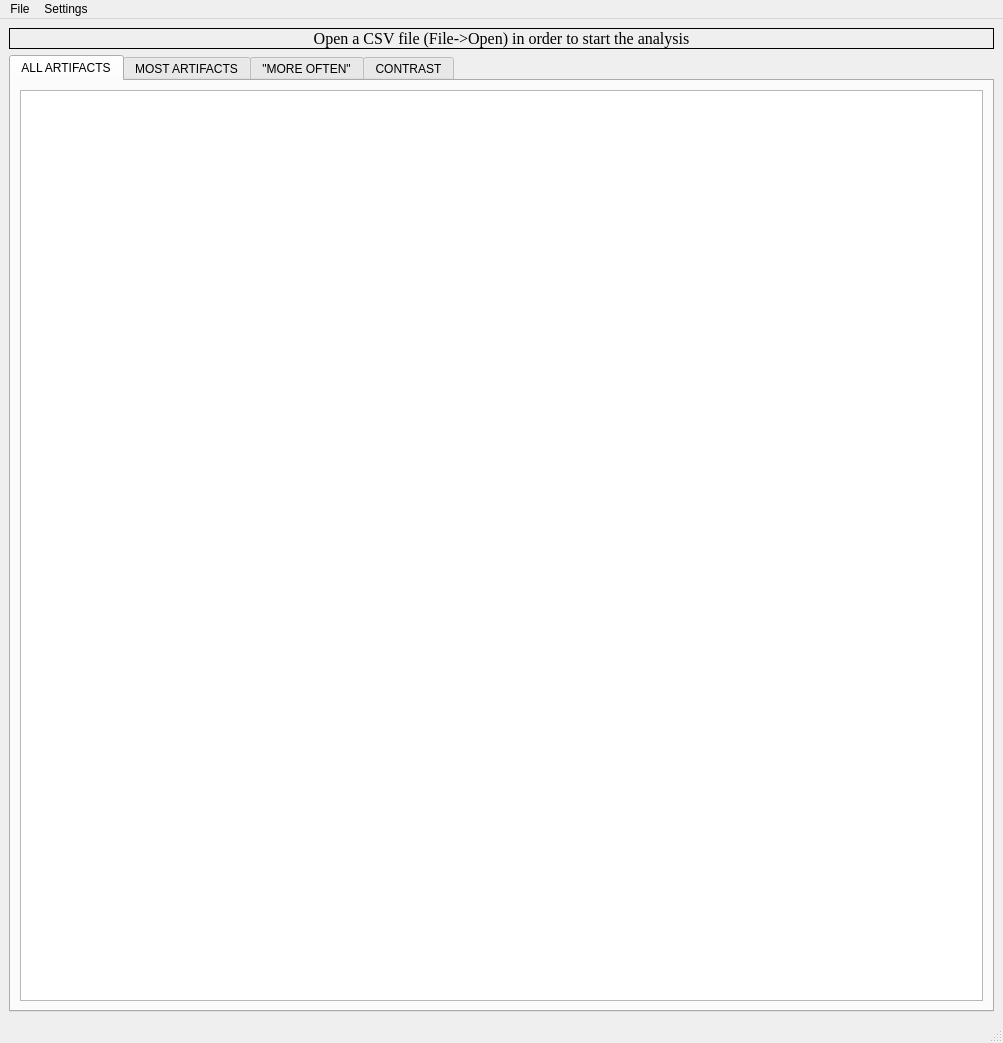
<?xml version="1.0" encoding="UTF-8"?>
<ui version="4.0">
 <class>MainWindow</class>
 <widget class="QMainWindow" name="MainWindow">
  <property name="geometry">
   <rect>
    <x>0</x>
    <y>0</y>
    <width>1003</width>
    <height>1043</height>
   </rect>
  </property>
  <property name="windowTitle">
   <string>ARTIFACTS ANALYZER</string>
  </property>
  <widget class="QWidget" name="centralwidget">
   <layout class="QVBoxLayout" name="verticalLayout">
    <item>
     <widget class="QLabel" name="label_3">
      <property name="font">
       <font>
        <family>Times New Roman</family>
        <pointsize>12</pointsize>
       </font>
      </property>
      <property name="frameShape">
       <enum>QFrame::Box</enum>
      </property>
      <property name="text">
       <string>Open a CSV file (File-&gt;Open) in order to start the analysis</string>
      </property>
      <property name="alignment">
       <set>Qt::AlignCenter</set>
      </property>
      <property name="margin">
       <number>1</number>
      </property>
      <property name="indent">
       <number>-2</number>
      </property>
     </widget>
    </item>
    <item>
     <widget class="QTabWidget" name="tabWidget">
      <property name="currentIndex">
       <number>0</number>
      </property>
      <widget class="QWidget" name="tab_always">
       <property name="sizePolicy">
        <sizepolicy hsizetype="Expanding" vsizetype="Expanding">
         <horstretch>0</horstretch>
         <verstretch>0</verstretch>
        </sizepolicy>
       </property>
       <property name="font">
        <font>
         <pointsize>10</pointsize>
        </font>
       </property>
       <attribute name="title">
        <string>ALL ARTIFACTS</string>
       </attribute>
       <layout class="QHBoxLayout" name="horizontalLayout">
        <item>
         <layout class="QVBoxLayout" name="verticalLayout_2">
          <item>
           <widget class="QTextEdit" name="textEdit_all">
            <property name="readOnly">
             <bool>true</bool>
            </property>
           </widget>
          </item>
         </layout>
        </item>
       </layout>
      </widget>
      <widget class="QWidget" name="tab_most">
       <property name="sizePolicy">
        <sizepolicy hsizetype="Expanding" vsizetype="Expanding">
         <horstretch>0</horstretch>
         <verstretch>0</verstretch>
        </sizepolicy>
       </property>
       <attribute name="title">
        <string>MOST ARTIFACTS</string>
       </attribute>
       <layout class="QHBoxLayout" name="horizontalLayout_4">
        <item>
         <layout class="QVBoxLayout" name="verticalLayout_3">
          <item>
           <widget class="QTextEdit" name="textEdit_most">
            <property name="font">
             <font>
              <pointsize>10</pointsize>
             </font>
            </property>
            <property name="readOnly">
             <bool>true</bool>
            </property>
           </widget>
          </item>
         </layout>
        </item>
       </layout>
      </widget>
      <widget class="QWidget" name="tab_3">
       <property name="sizePolicy">
        <sizepolicy hsizetype="Expanding" vsizetype="Expanding">
         <horstretch>0</horstretch>
         <verstretch>0</verstretch>
        </sizepolicy>
       </property>
       <attribute name="title">
        <string>&quot;MORE OFTEN&quot;</string>
       </attribute>
       <layout class="QVBoxLayout" name="verticalLayout_5">
        <item>
         <layout class="QVBoxLayout" name="verticalLayout_4">
          <item>
           <widget class="QTextEdit" name="textEdit_more_often">
            <property name="font">
             <font>
              <pointsize>10</pointsize>
             </font>
            </property>
            <property name="readOnly">
             <bool>true</bool>
            </property>
           </widget>
          </item>
         </layout>
        </item>
       </layout>
      </widget>
      <widget class="QWidget" name="tab_4">
       <attribute name="title">
        <string>CONTRAST</string>
       </attribute>
       <layout class="QVBoxLayout" name="verticalLayout_7">
        <item>
         <layout class="QVBoxLayout" name="verticalLayout_6">
          <item>
           <widget class="QLabel" name="label">
            <property name="text">
             <string>Attribute 1:</string>
            </property>
           </widget>
          </item>
          <item>
           <widget class="QComboBox" name="comboBox_contrast_1"/>
          </item>
          <item>
           <widget class="QLabel" name="label_2">
            <property name="text">
             <string>Attribute 2:</string>
            </property>
           </widget>
          </item>
          <item>
           <widget class="QComboBox" name="comboBox_contrast_2"/>
          </item>
          <item>
           <widget class="QPushButton" name="contrastButton">
            <property name="text">
             <string>Go</string>
            </property>
           </widget>
          </item>
          <item>
           <widget class="QTableWidget" name="contrastTableWidget">
            <property name="sizeAdjustPolicy">
             <enum>QAbstractScrollArea::AdjustToContents</enum>
            </property>
           </widget>
          </item>
         </layout>
        </item>
       </layout>
      </widget>
     </widget>
    </item>
   </layout>
  </widget>
  <widget class="QMenuBar" name="menubar">
   <property name="geometry">
    <rect>
     <x>0</x>
     <y>0</y>
     <width>1003</width>
     <height>21</height>
    </rect>
   </property>
   <property name="locale">
    <locale language="English" country="UnitedStates"/>
   </property>
   <widget class="QMenu" name="menud">
    <property name="title">
     <string>File</string>
    </property>
    <addaction name="actionOpen"/>
   </widget>
   <widget class="QMenu" name="menuSettings">
    <property name="title">
     <string>Settings</string>
    </property>
    <addaction name="actionSettings"/>
   </widget>
   <addaction name="menud"/>
   <addaction name="menuSettings"/>
  </widget>
  <widget class="QStatusBar" name="statusbar"/>
  <action name="actionOpen">
   <property name="text">
    <string>Open (CSV file)</string>
   </property>
  </action>
  <action name="actionSettings">
   <property name="text">
    <string>Settings</string>
   </property>
  </action>
 </widget>
 <resources/>
 <connections/>
</ui>
